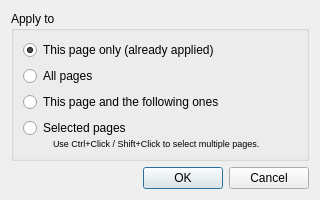
<?xml version="1.0" encoding="UTF-8"?>
<ui version="4.0">
 <class>OutputApplyColorsDialog</class>
 <widget class="QDialog" name="OutputApplyColorsDialog">
  <property name="windowModality">
   <enum>Qt::WindowModal</enum>
  </property>
  <property name="geometry">
   <rect>
    <x>0</x>
    <y>0</y>
    <width>320</width>
    <height>195</height>
   </rect>
  </property>
  <property name="windowTitle">
   <string>Apply Mode</string>
  </property>
  <layout class="QVBoxLayout" name="verticalLayout_3">
   <item>
    <widget class="QGroupBox" name="groupBox_2">
     <property name="title">
      <string>Apply to</string>
     </property>
     <layout class="QVBoxLayout" name="verticalLayout_2">
      <item>
       <widget class="QRadioButton" name="thisPageRB">
        <property name="text">
         <string>This page only (already applied)</string>
        </property>
        <property name="checked">
         <bool>true</bool>
        </property>
       </widget>
      </item>
      <item>
       <widget class="QRadioButton" name="allPagesRB">
        <property name="text">
         <string>All pages</string>
        </property>
       </widget>
      </item>
      <item>
       <widget class="QRadioButton" name="thisPageAndFollowersRB">
        <property name="text">
         <string>This page and the following ones</string>
        </property>
       </widget>
      </item>
      <item>
       <widget class="QWidget" name="selectedPagesWidget" native="true">
        <layout class="QVBoxLayout" name="verticalLayout">
         <property name="spacing">
          <number>0</number>
         </property>
         <property name="margin">
          <number>0</number>
         </property>
         <item>
          <widget class="QRadioButton" name="selectedPagesRB">
           <property name="text">
            <string>Selected pages</string>
           </property>
          </widget>
         </item>
         <item>
          <layout class="QHBoxLayout" name="horizontalLayout_2">
           <property name="spacing">
            <number>0</number>
           </property>
           <item>
            <spacer name="horizontalSpacer_5">
             <property name="orientation">
              <enum>Qt::Horizontal</enum>
             </property>
             <property name="sizeType">
              <enum>QSizePolicy::Fixed</enum>
             </property>
             <property name="sizeHint" stdset="0">
              <size>
               <width>30</width>
               <height>0</height>
              </size>
             </property>
            </spacer>
           </item>
           <item>
            <widget class="QLabel" name="selectedPagesHint">
             <property name="font">
              <font>
               <pointsize>7</pointsize>
              </font>
             </property>
             <property name="text">
              <string>Use Ctrl+Click / Shift+Click to select multiple pages.</string>
             </property>
            </widget>
           </item>
          </layout>
         </item>
        </layout>
       </widget>
      </item>
     </layout>
    </widget>
   </item>
   <item>
    <spacer name="verticalSpacer">
     <property name="orientation">
      <enum>Qt::Vertical</enum>
     </property>
     <property name="sizeHint" stdset="0">
      <size>
       <width>20</width>
       <height>0</height>
      </size>
     </property>
    </spacer>
   </item>
   <item>
    <widget class="QDialogButtonBox" name="buttonBox">
     <property name="orientation">
      <enum>Qt::Horizontal</enum>
     </property>
     <property name="standardButtons">
      <set>QDialogButtonBox::Cancel|QDialogButtonBox::Ok</set>
     </property>
    </widget>
   </item>
  </layout>
 </widget>
 <resources/>
 <connections>
  <connection>
   <sender>buttonBox</sender>
   <signal>rejected()</signal>
   <receiver>OutputApplyColorsDialog</receiver>
   <slot>reject()</slot>
   <hints>
    <hint type="sourcelabel">
     <x>316</x>
     <y>260</y>
    </hint>
    <hint type="destinationlabel">
     <x>286</x>
     <y>274</y>
    </hint>
   </hints>
  </connection>
 </connections>
</ui>
